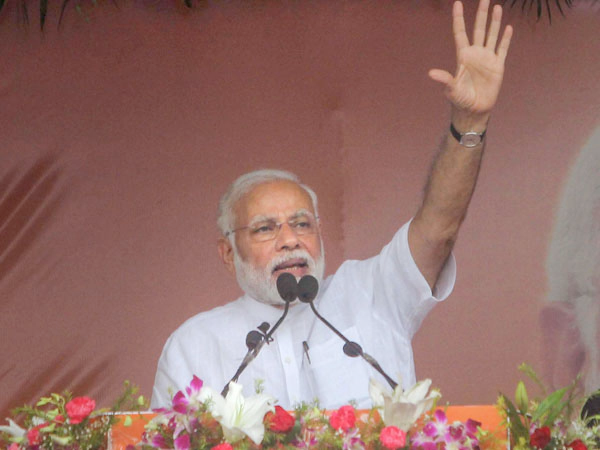
#> input picture Peoples/modi.png, 1200 x 900 px, given in place of obama.png, which was not available (shown at 1/2 size)
$ python main.py
#> lines starting #> are read from the running program, lines starting #| are printed output that depends on the picture; after the words box and inside, x2 and y2 are one past the last pixel; in counts of white or black regions, pixels touching at a corner belong together; pictures that were not available may be replaced by others from this repository, and a replacement may not be noted
import cv2

face_cascade = cv2.CascadeClassifier(cv2.data.haarcascades + 'haarcascade_frontalface_default.xml')
obama_image = cv2.imread("Peoples/obama.png")
#> obama_image is the input picture: shape (900, 1200, 3); mean B, G, R 107.7, 113.7, 150.6
biden_image = cv2.imread("Peoples/joe.png")
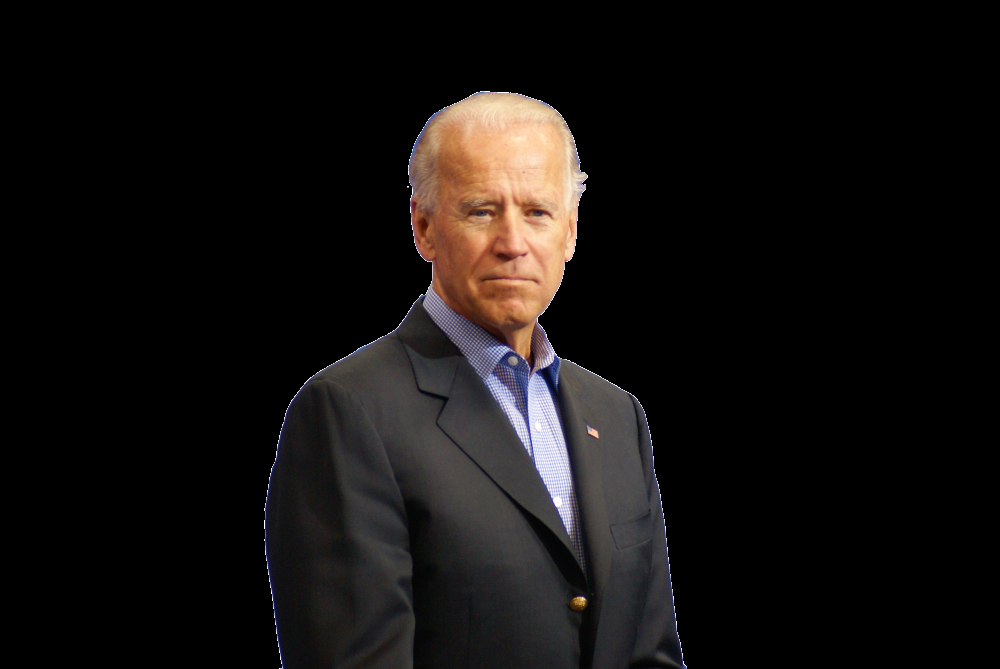
#> input picture Peoples/joe.png, 1000 x 669 px
#> biden_image is the input picture: shape (669, 1000, 3); mean B, G, R 15.9, 16.9, 19.8
lavish_image = cv2.imread("Peoples/lavish.jpeg")
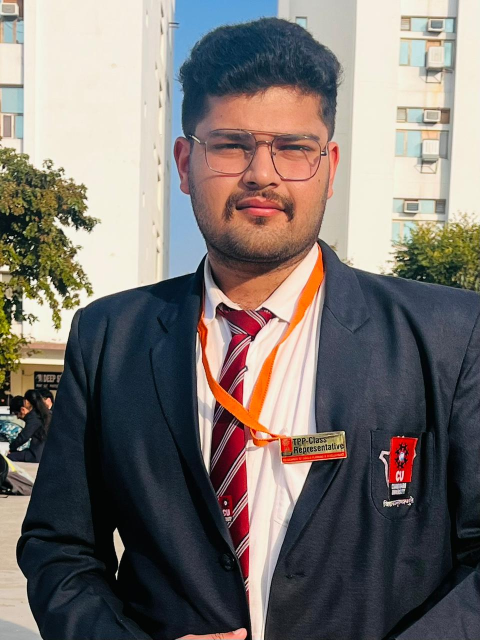
#> input picture Peoples/lavish.jpeg, 960 x 1280 px (shown at 1/2 size)
#> lavish_image is the input picture: shape (1280, 960, 3); mean B, G, R 110.8, 114.7, 121.3
# lavish_image = cv2.imread("Peoples/lavish.jpeg")

gray_obama = cv2.cvtColor(obama_image, cv2.COLOR_BGR2GRAY)
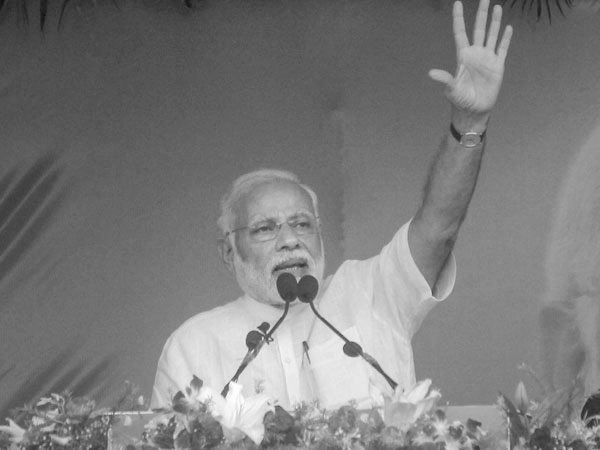
#> gray_obama: shape (900, 1200) (shown at 1/2 size); min 12, max 254, mean 124.1
gray_biden = cv2.cvtColor(biden_image, cv2.COLOR_BGR2GRAY)
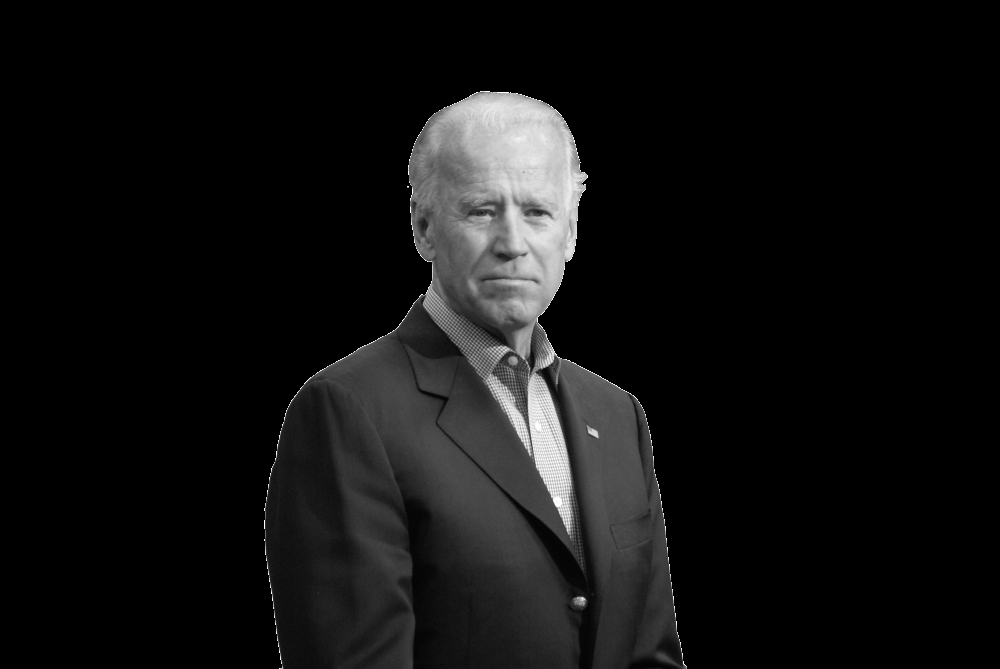
#> gray_biden: shape (669, 1000); min 0, max 255, mean 17.7
gray_lavish = cv2.cvtColor(lavish_image, cv2.COLOR_BGR2GRAY)
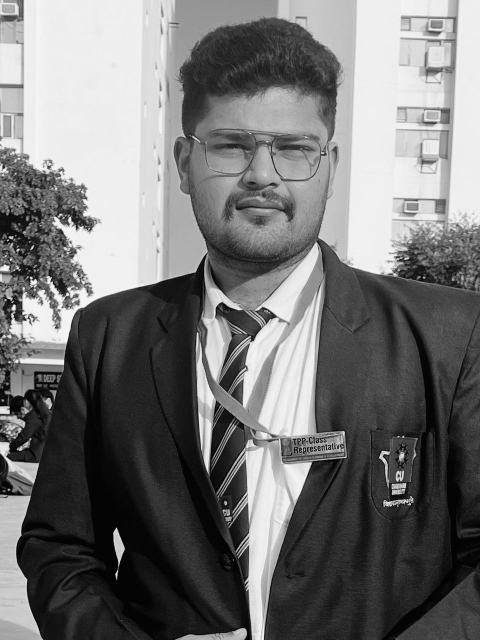
#> gray_lavish: shape (1280, 960) (shown at 1/2 size); min 0, max 254, mean 116.2

faces_obama = face_cascade.detectMultiScale(gray_obama, scaleFactor=1.1, minNeighbors=5, minSize=(30, 30))
#> faces_obama = [[474, 376, 198, 198]]
faces_biden = face_cascade.detectMultiScale(gray_biden, scaleFactor=1.1, minNeighbors=5, minSize=(30, 30))
#> faces_biden = [[435, 150, 156, 156]]
faces_lavish = face_cascade.detectMultiScale(gray_lavish, scaleFactor=1.1, minNeighbors=5, minSize=(30, 30))
#> faces_lavish = [[340, 150, 362, 362]]


face_info = {}
for (x, y, w, h) in faces_obama:
    face_info[(x, y, w, h)] = {"name": "Barack Obama", "age": 59, "sex": "Male", "description": "Former President of the United States", "link": "https://en.wikipedia.org/wiki/Barack_Obama"}
#> this loop made 1 pass
#> after the loop, face_info = 1 item
for (x, y, w, h) in faces_biden:
    face_info[(x, y, w, h)] = {"name": "Joe Biden", "age": 78, "sex": "Male", "description": "President of the United States", "link": "https://en.wikipedia.org/wiki/Joe_Biden"}
#> this loop made 1 pass
#> after the loop, face_info = 2 items
for (x, y, w, h) in faces_lavish:
    face_info[(x, y, w, h)] = {"name": "Lavish", "age": 20, "sex": "Male", "description": "President of the United States", "link": "https://en.wikipedia.org/wiki/Joe_Biden"}
#> this loop made 1 pass
#> after the loop, face_info = 3 items


img_new = cv2.imread('Peoples/lavish.jpeg')
gray_new = cv2.cvtColor(img_new, cv2.COLOR_BGR2GRAY)
faces_new = face_cascade.detectMultiScale(gray_new, scaleFactor=1.1, minNeighbors=5, minSize=(30, 30))
#> faces_new = [[340, 150, 362, 362]]
recognized_faces = []
for (x, y, w, h) in faces_new:
    if (x, y, w, h) in face_info:
        info = face_info[(x, y, w, h)]
        recognized_faces.append(info["name"])
        cv2.rectangle(img_new, (x, y), (x+w, y+h), (255, 0, 0), 2)
        cv2.putText(img_new, info["name"], (x, y-10), cv2.FONT_HERSHEY_SIMPLEX, 2, (0, 255, 255), 2)
        text = f'Age: {info["age"]} Sex: {info["sex"]} Description: {info["description"]}'
        cv2.putText(img_new, text, (x, y + h + 30), cv2.FONT_HERSHEY_SIMPLEX, 1.2, (1000, 1000, 1000), 2)
    else:
        recognized_faces.append("Unknown")
        cv2.rectangle(img_new, (x, y), (x+w, y+h), (255, 0, 0), 2)
        cv2.putText(img_new, "Unknown", (x, y+h+20), cv2.FONT_HERSHEY_SIMPLEX, 2, (0, 255, 255), 2)
#> this loop made 1 pass
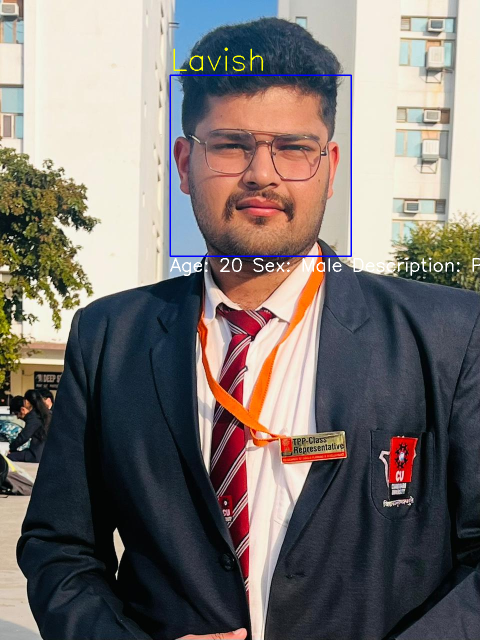
#> img_new: shape (1280, 960, 3) (shown at 1/2 size); 0.79% of pixels changed, all inside (x1, y1, x2, y2) = (339, 95, 960, 552)
#> after the loop, recognized_faces = ['Lavish']

cv2.imshow('Face Recognition', img_new)
cv2.waitKey(0)
cv2.destroyAllWindows()
print("Recognized faces in the new image:", recognized_faces)
#| Recognized faces in the new image: ['Lavish']
